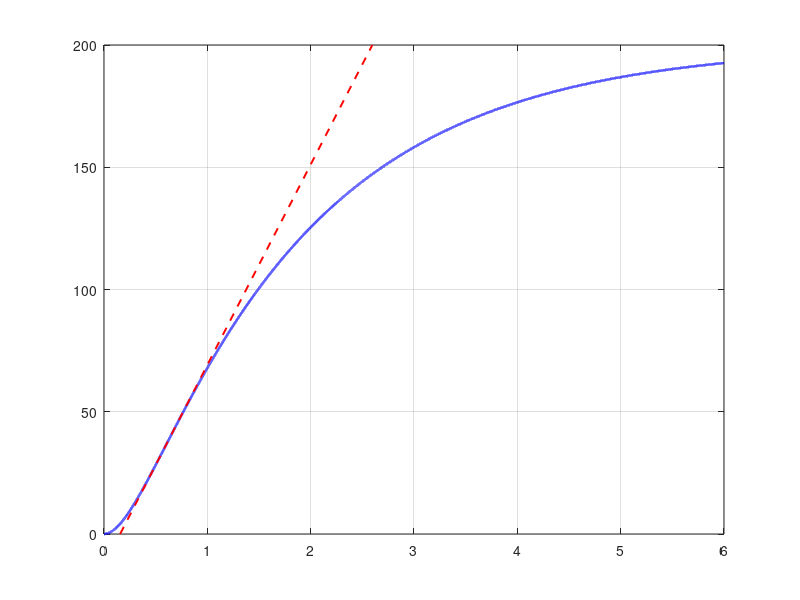

Recreate this plot in MATLAB. (Note: this script raises an error after producing the figure.)
%% Figure_Releve_Ziegler_Nichols.m
% =========================================================================
%                                                                         %
%   RELEVE DE ZIEGLER-NICHOLS ET CALCUL DES GAINS DU PID CLASSIQUE         %
%   (figure 1 et sections 4, 5 et 7 du document "Reglage du regulateur     %
%    PID classique par la methode de Ziegler-Nichols")                     %
%                                                                         %
%   Convertisseur Buck du travail : L = 10 mH, C = 47 uF, R = 5 ohms,      %
%   Vin = 200 V, decoupage a 22 kHz.                                       %
%                                                                         %
% =========================================================================
%
% CE QUE PRODUIT CE SCRIPT
%   1. La reponse indicielle du convertisseur (modele moyen), calculee
%      de facon exacte.
%   2. Le releve de la methode de la reponse indicielle : point
%      d'inflexion, tangente, retard apparent La (note L chez Mudry),
%      instant t2 (63 %),
%      constante de temps apparente T, t3, pente normalisee p, a = p*La
%      et temps mort relatif tau.
%   3. Les gains du PID par la table 1 de la note de F. Mudry (ligne
%      PID) : Kp = 1,2/(p*La*K0), Ti = 2*La, Td = 0,5*La.
%   4. Les valeurs a saisir dans le bloc "PID Controller" de Simulink,
%      en forme Parallel (retenue) et en forme Ideal (pour comparaison),
%      avec le coefficient N du filtre derive et les controles qui le
%      justifient (pole du filtre sous fs/2, stabilite de la
%      discretisation Forward Euler).
%   5. La figure du releve, a inserer dans le memoire, en PNG et en PDF
%      vectoriel.
%
% NOTATION
%   Le retard apparent est note La (L dans la note de Mudry) pour ne pas
%   le confondre avec l'inductance L du convertisseur.
%
% POURQUOI UNE REPONSE CALCULEE PLUTOT QUE SIMULEE
%   Le modele moyen du convertisseur est un second ordre a deux poles
%   reels. Sa reponse indicielle a une expression exacte, et le point
%   d'inflexion aussi (annulation de la derivee seconde). Le calcul
%   exact ne depend ni d'un pas d'integration ni de la phase de la
%   porteuse MLI a l'instant de l'echelon. Le document compare ce
%   releve a celui de la reponse commutee (section 4.3) : La differe de
%   11,9 us (pres d'un quart de periode de decoupage) et Kp de 7,4 %.
%
% SORTIES
%   figures_zn/releve_Ziegler_Nichols.png  (affichage a l'ecran)
%   figures_zn/releve_Ziegler_Nichols.pdf  (vectoriel, pour l'impression)
%   Toutes les grandeurs sont affichees dans la fenetre de commandes.
%
% VALEURS ATTENDUES (a comparer a l'affichage)
%   La = 0.155951 ms, T = 1.857541 ms, p = 409.687 1/s, tau = 0.0775
%   Kp = 0.093910, Ti = 0.311901 ms, Td = 0.077975 ms
%   Parallel : P = 0.093910, I = 301.089, D = 7.3227e-06, N = 64122.9
%
% Prerequis : aucun (MATLAB de base, R2024a ou plus recent).
% =========================================================================

clear; clc; close all;

%% ------------------------------------------------------------------
%  1. PARAMETRES DU CONVERTISSEUR ET DU REGULATEUR
%  ------------------------------------------------------------------
L_ind = 10e-3;           % inductance [H] (note de dimensionnement)
C_cap = 47e-6;           % capacite [F] (note de dimensionnement)
R_ch  = 5;               % charge nominale [ohm] : c'est le point de reglage
Vin   = 200;             % tension d'entree [V]
fs    = 22000;           % frequence de decoupage [Hz]

E     = 1;               % amplitude de l'echelon de rapport cyclique
                         % (sans unite). Le modele etant lineaire, la
                         % reponse normalisee y/y(inf) ne depend pas de E :
                         % un echelon de 0 a 0,5 donne le meme releve.

Tc    = 1/(fs*10);       % periode d'echantillonnage du regulateur [s] :
                         % dix echantillons par periode de decoupage,
                         % synchronises avec la porteuse (section 6)
N_mudry = 5;             % coefficient du filtre derive dans la convention
                         % de la note de Mudry (choix justifie en 7.2)

%% ------------------------------------------------------------------
%  2. MODELE MOYEN ET CONSTANTES DE TEMPS
%  ------------------------------------------------------------------
% Fonction de transfert du rapport cyclique vers la tension de sortie :
%       Gvd(s) = Vin / ( L*C*s^2 + (L/R)*s + 1 )
% roots() attend les coefficients par puissances DECROISSANTES.
den   = [L_ind*C_cap, L_ind/R_ch, 1];
poles = roots(den);                          % deux poles reels negatifs
tau   = sort(-1./real(poles), 'descend');    % constantes de temps [s]
tau1  = tau(1);                              % constante de temps lente
tau2  = tau(2);                              % constante de temps rapide

wn    = 1/sqrt(L_ind*C_cap);                 % pulsation propre [rad/s]
zeta  = (L_ind/R_ch)/(2*sqrt(L_ind*C_cap));  % amortissement (sans unite)

yinf  = Vin*E;                               % valeur finale [V]
K0    = yinf/E;                              % gain statique [V par unite]

%% ------------------------------------------------------------------
%  3. REPONSE INDICIELLE EXACTE ET POINT D'INFLEXION
%  ------------------------------------------------------------------
% Second ordre aperiodique a poles reels distincts, circuit au repos :
%   y(t)  = yinf*[1 - (tau1*exp(-t/tau1) - tau2*exp(-t/tau2))/(tau1 - tau2)]
%   y'(t) = yinf*(exp(-t/tau1) - exp(-t/tau2))/(tau1 - tau2)
% Le point d'inflexion annule y''(t), ce qui donne un instant exact :
%   t_infl = tau1*tau2*ln(tau1/tau2)/(tau1 - tau2)
y_fun  = @(t) yinf*(1 - (tau1*exp(-t/tau1) - tau2*exp(-t/tau2))/(tau1 - tau2));
dy_fun = @(t) yinf*(exp(-t/tau1) - exp(-t/tau2))/(tau1 - tau2);

t_infl = tau1*tau2*log(tau1/tau2)/(tau1 - tau2);   % instant d'inflexion [s]
y_infl = y_fun(t_infl);                            % tension a l'inflexion [V]
pente  = dy_fun(t_infl);                           % pente maximale [V/s]

% Controle independant : maximum de la derivee calculee numeriquement
% sur une grille de 1 ns. Le sommet de la derivee est tres plat : les deux
% instants coincident a quelques nanosecondes pres, sur 597 us.
dt   = 1e-9;
t    = 0:dt:6e-3;
y    = y_fun(t);
[~, idx] = max(gradient(y, dt));
ecart_ns = abs(t(idx) - t_infl)*1e9;

%% ------------------------------------------------------------------
%  4. GRANDEURS DU RELEVE
%  ------------------------------------------------------------------
% Tangente en (t_infl, y_infl) :  y = y_infl + pente*(t - t_infl).
L_ret = t_infl - y_infl/pente;                % t1 = La : coupe l'axe des temps
t3    = t_infl + (yinf - y_infl)/pente;       % t3 : coupe l'asymptote y(inf)

% t2 : instant ou la reponse atteint 63 % de sa valeur finale. On le
% resout exactement avec fzero, entre l'inflexion et 10*tau1.
t2_63 = fzero(@(x) y_fun(x) - 0.63*yinf, [t_infl, 10*tau1]);

T_app = t2_63 - L_ret;          % constante de temps apparente [s]
p_n   = pente/yinf;             % pente de la reponse NORMALISEE [1/s]
a_int = p_n*L_ret;              % ordonnee (normalisee) de la tangente en t = 0
tau_r = L_ret/(L_ret + T_app);  % temps mort relatif (sans unite)

%% ------------------------------------------------------------------
%  5. GAINS DE ZIEGLER-NICHOLS (table 1 de Mudry, ligne PID)
%  ------------------------------------------------------------------
Kp = 1.2/(p_n*L_ret*K0);        % gain proportionnel [unite de rapport cyclique par V]
Ti = 2*L_ret;                   % temps d'integration [s], Ti = 2*La
Td = 0.5*L_ret;                 % temps de derivation [s], Td = 0,5*La

% Champs du bloc PID de Simulink.
%   Forme Parallel : u = P*e + I*integrale(e) + D*N/(1 + N/s)*e
%   Forme Ideal    : u = P*[ e + I*integrale(e) + D*N/(1 + N/s)*e ]
P_par = Kp;      I_par = Kp/Ti;   D_par = Kp*Td;     % forme retenue
P_id  = Kp;      I_id  = 1/Ti;    D_id  = Td;        % pour comparaison

% Filtre du terme derive. Mudry : sTd/(1 + sTd/N), pole a N/Td.
% Simulink : pole a N (rad/s). Il faut donc saisir N_simulink = N_mudry/Td.
N_sim    = N_mudry/Td;                 % [rad/s]
f_filtre = N_sim/(2*pi);               % frequence du pole [Hz]
N_max    = pi*fs*Td;                   % plus grand N_mudry qui garde le pole sous fs/2

% Stabilite du filtre discretise en Forward Euler : son pole vaut
% z = 1 - N*Tc, stable si et seulement si 0 < N*Tc < 2.
NTc = N_sim*Tc;

%% ------------------------------------------------------------------
%  6. AFFICHAGE
%  ------------------------------------------------------------------
fprintf('=== Procede (modele moyen) ===\n');
fprintf('Poles                       : %.2f et %.2f 1/s\n', sort(real(poles),'descend'));
fprintf('Constantes de temps         : tau1 = %.4f ms , tau2 = %.5f ms\n', tau1*1e3, tau2*1e3);
fprintf('Pulsation propre            : %.1f rad/s (%.1f Hz)\n', wn, wn/(2*pi));
fprintf('Amortissement zeta          : %.3f (procede aperiodique)\n', zeta);
fprintf('Gain statique K0            : %.1f V par unite de rapport cyclique\n\n', K0);

fprintf('=== Releve sur la reponse indicielle ===\n');
fprintf('Point d''inflexion           : t = %.5f ms , y = %.3f V\n', t_infl*1e3, y_infl);
fprintf('Controle numerique          : ecart de %.1f ns sur l''instant d''inflexion\n', ecart_ns);
fprintf('Pente au point d''inflexion  : %.1f V/s (p normalisee = %.3f 1/s)\n', pente, p_n);
fprintf('Retard apparent La = t1     : %.6f ms\n', L_ret*1e3);
fprintf('t2 (63 %% de y(inf))         : %.5f ms\n', t2_63*1e3);
fprintf('Constante de temps T        : %.6f ms\n', T_app*1e3);
fprintf('t3                          : %.5f ms\n', t3*1e3);
fprintf('a = p*La                    : %.5f\n', a_int);
fprintf('Temps mort relatif tau      : %.4f\n\n', tau_r);

fprintf('=== Gains de Ziegler-Nichols (forme standard) ===\n');
fprintf('Kp = %.6f    Ti = %.6f ms    Td = %.6f ms\n\n', Kp, Ti*1e3, Td*1e3);

fprintf('=== Champs du bloc PID Controller ===\n');
fprintf('Forme Parallel (retenue) : P = %.6f  I = %.3f  D = %.4e\n', P_par, I_par, D_par);
fprintf('Forme Ideal              : P = %.6f  I = %.3f  D = %.4e\n', P_id, I_id, D_id);
fprintf('N (Simulink)             : %.1f rad/s, pole a %.0f Hz\n', N_sim, f_filtre);
fprintf('Controle fs/2            : N_mudry = %d, plus grand N admis = %.2f\n', N_mudry, N_max);
fprintf('Controle Forward Euler   : N*Tc = %.3f (stable si < 2)\n', NTc);
fprintf('Sample time              : 1/(22000*10) = %.4e s\n', Tc);
if N_mudry > N_max
    warning('Le pole du filtre derive est au-dessus de fs/2.');
end
if NTc >= 2
    warning('Filtre derive instable en Forward Euler avec ce pas.');
end

%% ------------------------------------------------------------------
%  7. FIGURE DU RELEVE
%  ------------------------------------------------------------------
fig = figure('Position', [100 100 1000 540], 'Color', 'w');
hold on; grid on; box on;

k_aff = 1:100:numel(t);                                          % un point sur cent suffit au trace
h1 = plot(t(k_aff)*1e3, y(k_aff), 'b', 'LineWidth', 1.8);       % reponse
h2 = plot([L_ret t3]*1e3, [0 yinf], 'r--', 'LineWidth', 1.4);   % tangente, de (La,0) a (t3,yinf)

yline(yinf,      ':', 'Color', [0 0 0],       'LineWidth', 0.9);
yline(0.63*yinf, ':', 'Color', [.45 .45 .45], 'LineWidth', 0.9);

h3 = plot(t_infl*1e3, y_infl,    'ro', 'MarkerSize', 8, 'MarkerFaceColor', 'r');
h4 = plot(L_ret*1e3,  0,         'ks', 'MarkerSize', 8, 'MarkerFaceColor', 'k');
h5 = plot(t2_63*1e3,  0.63*yinf, 'kd', 'MarkerSize', 8, 'MarkerFaceColor', 'k');
h6 = plot(t3*1e3,     yinf,      'k^', 'MarkerSize', 8, 'MarkerFaceColor', 'k');

% Cote de la constante de temps apparente T, dessinee en coordonnees
% des donnees (elle reste en place si la fenetre est redimensionnee).
y_cote = -14;
plot([L_ret t2_63]*1e3, [y_cote y_cote], '-', 'Color', [0 .5 0], 'LineWidth', 1.4);
plot([L_ret L_ret]*1e3, y_cote + [-5 5],  '-', 'Color', [0 .5 0], 'LineWidth', 1.4);
plot([t2_63 t2_63]*1e3, y_cote + [-5 5],  '-', 'Color', [0 .5 0], 'LineWidth', 1.4);
text((L_ret + t2_63)*1e3/2, y_cote - 12, sprintf('T = t_2 - t_1 = %.4f ms', T_app*1e3), ...
     'Color', [0 .5 0], 'HorizontalAlignment', 'center', 'FontSize', 10);

text(5.95, yinf + 5,      sprintf('y(\\infty) = %.0f V', yinf), ...
     'FontSize', 9, 'HorizontalAlignment', 'right');
text(5.95, 0.63*yinf + 5, sprintf('63 %% de y(\\infty) = %.0f V', 0.63*yinf), ...
     'FontSize', 9, 'Color', [.45 .45 .45], 'HorizontalAlignment', 'right');

xlabel('Temps (ms)');
ylabel('Tension de sortie V_{out} (V)');
title({'Releve de Ziegler-Nichols sur la reponse indicielle en boucle ouverte', ...
       sprintf('(modele moyen, L = 10 mH, C = 47 \\muF, R = 5 \\Omega, echelon E = %g)', E)});
legend([h1 h2 h3 h4 h5 h6], ...
       {'Reponse indicielle du convertisseur', ...
        'Tangente au point d''inflexion', ...
        'Point d''inflexion', ...
        sprintf('t_1 = L_a = %.4f ms', L_ret*1e3), ...
        sprintf('t_2 = %.4f ms  (63 %%)', t2_63*1e3), ...
        sprintf('t_3 = %.4f ms', t3*1e3)}, ...
       'Location', 'east', 'FontSize', 9);
xlim([-0.1 6]);
ylim([-38 225]);

%% ------------------------------------------------------------------
%  8. ENREGISTREMENT
%  ------------------------------------------------------------------
if ~exist('figures_zn', 'dir'); mkdir('figures_zn'); end
exportgraphics(fig, fullfile('figures_zn','releve_Ziegler_Nichols.png'), 'Resolution', 200);
exportgraphics(fig, fullfile('figures_zn','releve_Ziegler_Nichols.pdf'), 'ContentType', 'vector');
fprintf('\nFigure enregistree dans figures_zn/ (PNG et PDF).\n');
